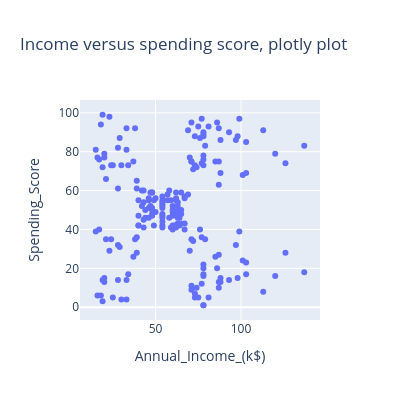

The code cell stored with this chart in its notebook:
### Code cell
# Each visualization library has slightly different "syntax" and "names".
# For the plot below we use `plotly express` library and the `scatter()` function.
# Notice how we set the title of the plot using the `title` argument of the `scatter()` function.
# This is a bit different from how we set the title in matplotlib or seaborn.
px.scatter(
    data_frame=df,
    x="Annual_Income_(k$)",
    y="Spending_Score",
    height=400, width=400,
    title="Income versus spending score, plotly plot"
    )

### Figure 1 — Plotly figure (JSON) as saved in the notebook; plotly's stock layout.template omitted (floating-point values rounded to 4 significant figures; data arrays with more than 128 entries replaced by an {"elided": "..."} marker saying what was removed)
{"data": [{"hovertemplate": "Annual_Income_(k$)=%{x}<br>Spending_Score=%{y}<extra></extra>", "legendgroup": "", "marker": {"color": "#636efa", "symbol": "circle"}, "mode": "markers", "name": "", "orientation": "v", "showlegend": false, "type": "scatter", "x": {"elided": "200 int values"}, "xaxis": "x", "y": {"elided": "200 int values"}, "yaxis": "y"}], "layout": {"height": 400, "legend": {"tracegroupgap": 0}, "title": {"text": "Income versus spending score, plotly plot"}, "width": 400, "xaxis": {"anchor": "y", "domain": [0, 1], "title": {"text": "Annual_Income_(k$)"}}, "yaxis": {"anchor": "x", "domain": [0, 1], "title": {"text": "Spending_Score"}}}}
